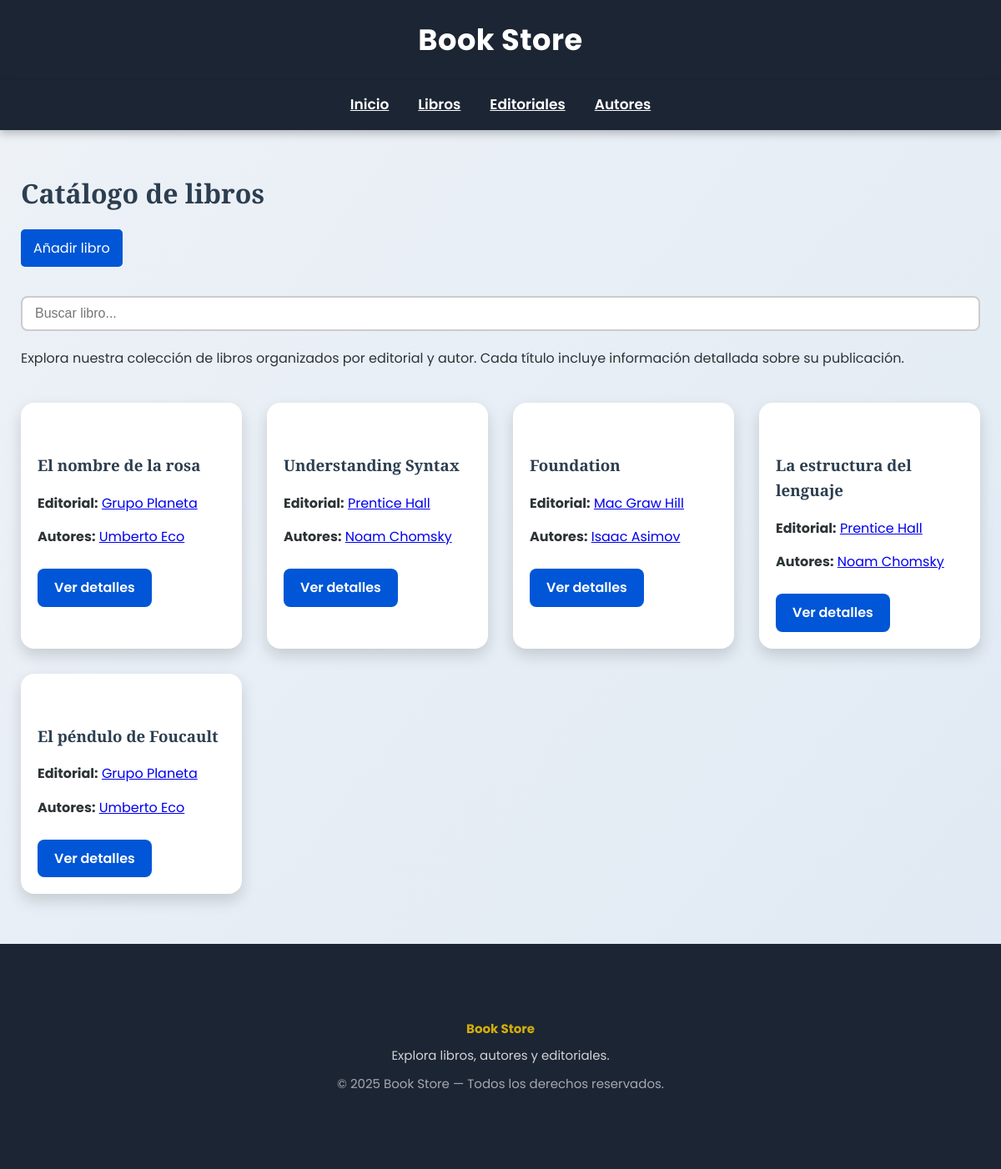
Page /es/books/ on the earlier database version.
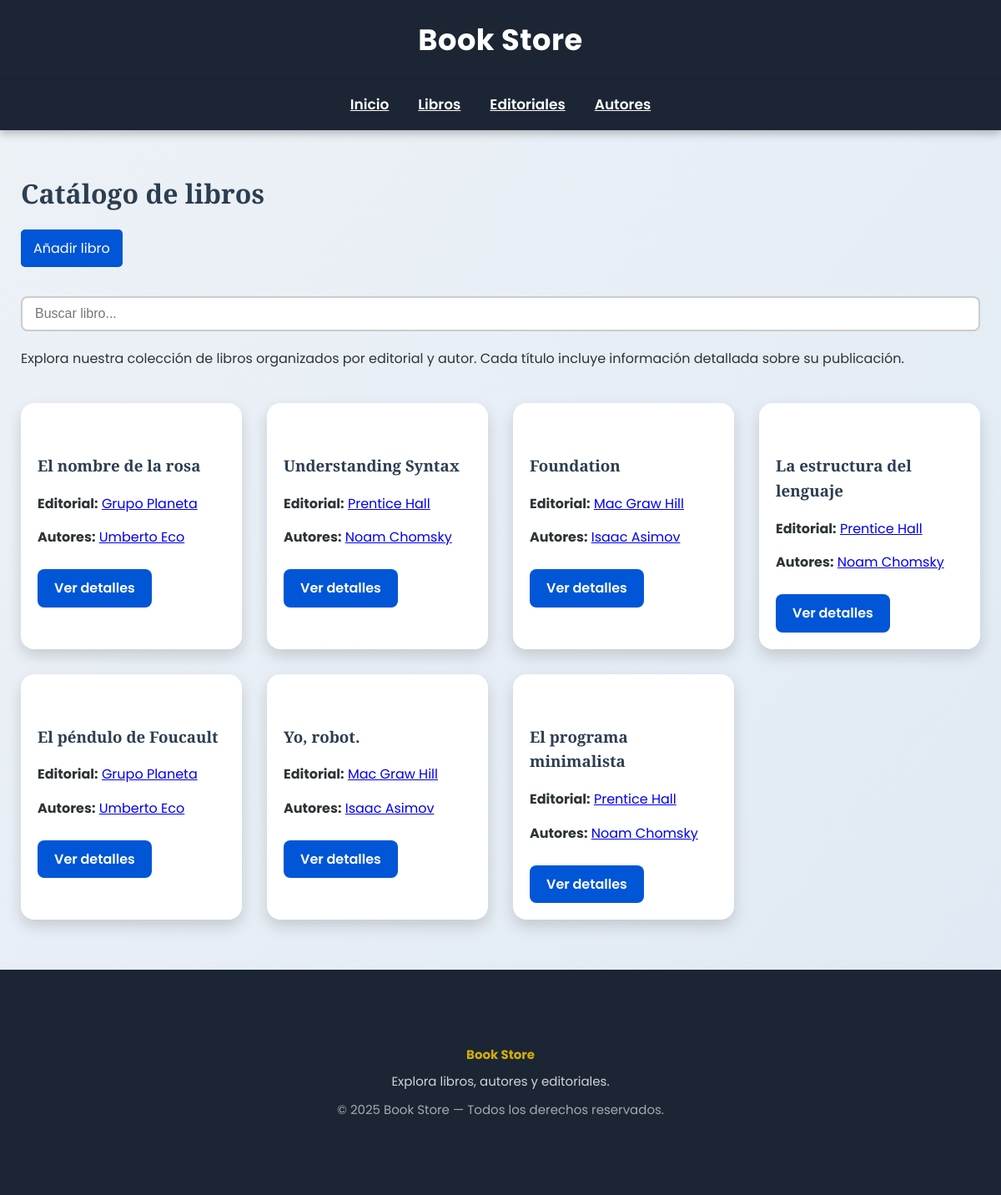
Same page on the later database version.
### app/models.py (models this page shows, shortened)
class Book(models.Model):
    title = models.CharField(max_length=200)
    publication_year = models.IntegerField(null=True, blank=True)
    editorial = models.ForeignKey(Editorial, on_delete=models.CASCADE, related_name='books')
    authors = models.ManyToManyField(Author)

class Editorial(models.Model):
    name = models.CharField(max_length=200)
    description = models.TextField(blank=True, null=True)

class Author(models.Model):
    first_name = models.CharField(max_length=100)
    last_name = models.CharField(max_length=100)
    birth_year = models.IntegerField(null=True, blank=True)
    @property
    def name(self):
        return f"{self.first_name} {self.last_name}"

### app/views.py (the view)
# urls.py: path('books/', views.BookListView.as_view(), name='book_list'),
class BookListView(ListView):
    model = Book
    template_name = "bookstore/book_list.html"
    context_object_name = "books"

### app/templates/bookstore/book_list.html (shortened to what this page needs)
{% extends 'bookstore/base.html' %}
{% load static %}
{% load i18n %}
{% block content %}
<h2>{% trans "Catálogo de libros" %}</h2>
<div class="top-actions">
    <a href="{% url 'book_create' %}" class="button">
        {% trans "Añadir libro" %}
    </a>
</div>
<input type="text" id="bookSearch" placeholder="{% trans 'Buscar libro...' %}" class="search-box">
<p>
    {% trans "Explora nuestra colección de libros organizados por editorial y autor. Cada título incluye información detallada sobre su publicación." %}
</p>
<div class="card-list">
{% for book in books %}
    <div class="card">
        <h3>{{ book.title }}</h3>
        <p>
            <strong>{% trans "Editorial:" %}</strong>
            <a href="{% url 'editorial_detail' book.editorial.pk %}">
                {{ book.editorial.name }}
            </a>
        </p>
        <p>
            <strong>{% trans "Autores:" %}</strong>
            {% for author in book.authors.all %}
                <a href="{% url 'author_detail' author.pk %}">{{ author.name }}</a>
            {% endfor %}
        </p>
        <a href="{% url 'book_detail' book.pk %}" class="btn">
            {% trans "Ver detalles" %}
        </a>
    </div>
{% empty %}
    <p>{% trans "No hay libros disponibles." %}</p>
{% endfor %}
</div>
{% endblock %}

Differences in the rows shown:
added Book: title "Yo, robot.", editorial.name "Mac Graw Hill", Author (name "Isaac Asimov")
added Book: title "El programa minimalista", editorial.name "Prentice Hall", Author (name "Noam Chomsky")
